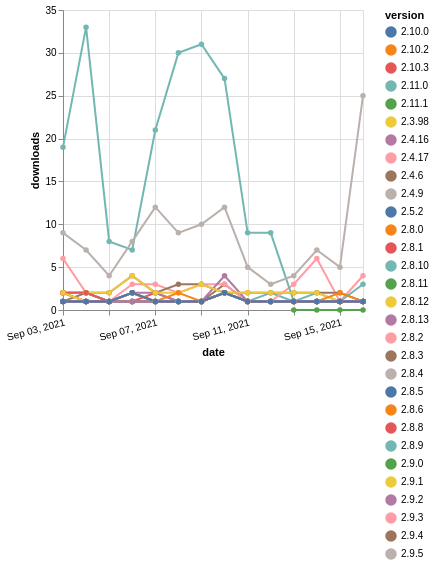

Vega-Lite specification for this chart:
### Vega-Lite specification from a JSON file in a GitHub repository (floating-point values rounded to 4 significant figures; data arrays with more than 128 entries replaced by an {"elided": "..."} marker saying what was removed)
{"$schema": "https://vega.github.io/schema/vega-lite/v5.json", "description": "A simple bar chart with embedded data.", "data": {"values": {"elided": "410 records"}}, "width": "container", "mark": {"type": "line", "point": {"filled": true}}, "encoding": {"x": {"field": "date", "type": "temporal", "timeUnit": "yearmonthdate", "title": "date", "axis": {"labelAngle": -15}}, "y": {"field": "delta", "type": "quantitative", "title": "downloads"}, "color": {"field": "version", "type": "nominal"}, "tooltip": {"field": "delta"}}}
